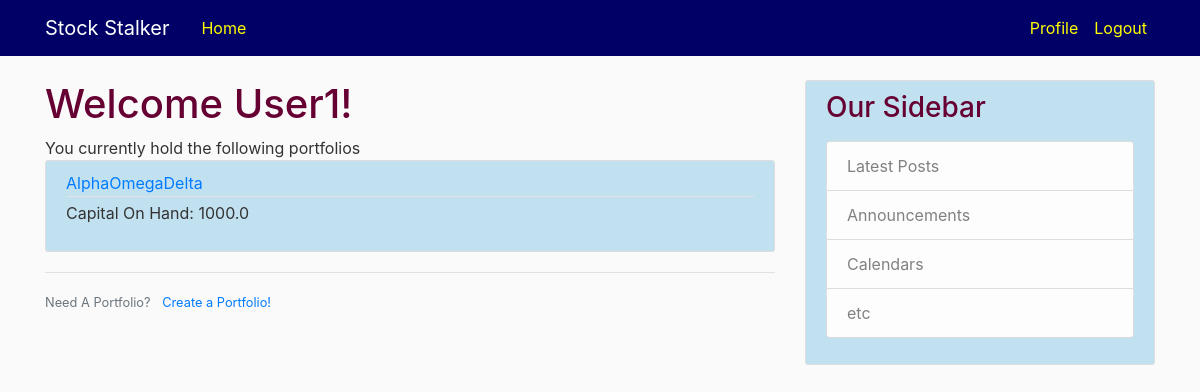
The app's page /profile (signed in), older data.
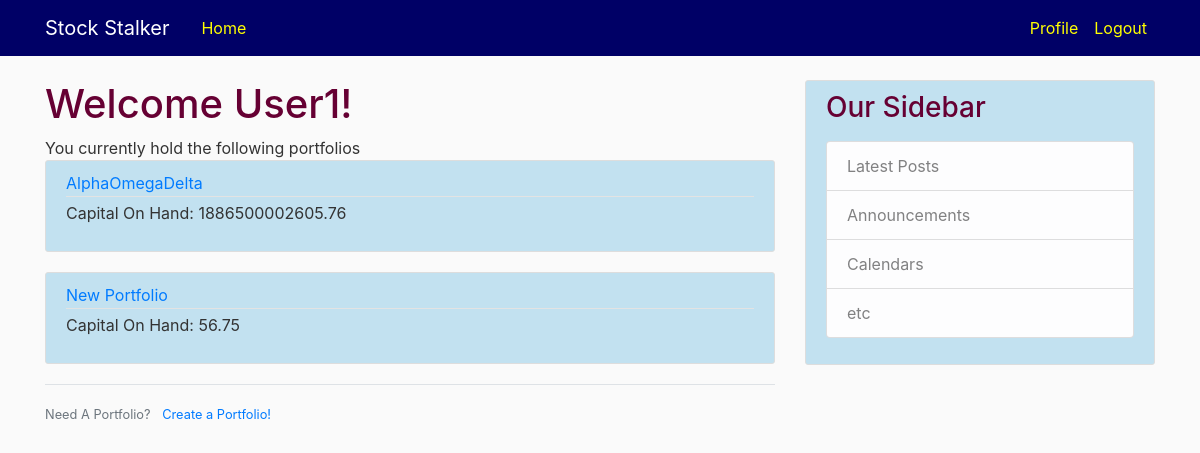
The same page, newer data.
### website/models.py (models this page shows, shortened)
class User(db.Model, UserMixin):
    id = db.Column(db.Integer, primary_key=True)
    username = db.Column(db.String, unique=True, nullable=False)
    image_file = db.Column(db.String(20), nullable=False, default='default.jpg')
    password = db.Column(db.String, nullable=False)
    security_question = db.Column(db.String, nullable = False)
    security_answer = db.Column(db.String, nullable = False)
    portfolios = db.relationship('PortfolioShell', backref='holder', lazy=True)

class PortfolioShell(db.Model):
	id = db.Column(db.Integer, primary_key=True)
	name = db.Column(db.String, unique=True, nullable = False)
	capital = db.Column(db.Float, default = 1.0)
	stocks = db.relationship('StockShell', backref='portfolio', lazy=True)
	user_id = db.Column(db.Integer, db.ForeignKey('user.id'),nullable=False)

### website/routes.py (the view)
@app.route("/profile")
@login_required
def profile():
	portfolios = PortfolioShell.query.filter_by(holder = current_user)
	return render_template('profile.html', title='Profile', portfolios = portfolios)

### website/models.py (called while the page is built)
@login_manager.user_loader
def load_user(user_id):
	return User.query.get(int(user_id))

### website/templates/profile.html
{% extends "layout.html" %}
{% block content %}
    <h1> Welcome {{ current_user.username }}!</h1>
    You currently hold the following portfolios
    {% for portfolio in portfolios %}
        <article class="media content-section">
          <div class="media-body">
            <div class="article-metadata">
              <a class="mr-2" href="{{ url_for('portfolio', portfolio_id =portfolio.id) }}">{{ portfolio.name }}</a>
            </div>
            <p class="article-content">Capital On Hand: {{ portfolio.capital }}</p>
          </div>
        </article>
    {% endfor %}
    <div class="border-top pt-3">
        <small class="text-muted">
            Need A Portfolio? <a class="ml-2" href="{{ url_for('create_portfolio') }}"> Create a Portfolio! </a>
        </small>
    </div>
{% endblock content %}

### website/templates/layout.html (shortened to what this page needs)
<!DOCTYPE html>
<html>
<head>
    <link rel="stylesheet" href="https://maxcdn.bootstrapcdn.com/bootstrap/4.0.0/css/bootstrap.min.css">
    <link rel="stylesheet" type="text/css" href="{{ url_for('static', filename='style.css') }}">
</head>
<body>
    <header class="site-header">
      <nav class="navbar navbar-expand-md navbar-dark bg-steel fixed-top">
        <div class="container">
          <a class="navbar-brand mr-4" href="/">Stock Stalker</a>
          <div class="collapse navbar-collapse" id="navbarToggle">
            <div class="navbar-nav mr-auto">
              <a class="nav-item nav-link" href="{{ url_for('home') }}">Home</a>
            </div>
            <div class="navbar-nav">
                {% if current_user.is_authenticated %}
                  <a class="nav-item nav-link" href="{{ url_for('profile') }}">Profile</a>
                  <a class="nav-item nav-link" href="{{ url_for('logout') }}">Logout</a>
                {% else %}
                  <a class="nav-item nav-link" href="{{ url_for('login') }}">Login</a>
                  <a class="nav-item nav-link" href="{{ url_for('register') }}">Register</a>
                {% endif %}
            </div>
          </div>
        </div>
      </nav>
    </header>
    <main role="main" class="container">
      <div class="row">
        <div class="col-md-8">
          {% block content %}{% endblock %}
        </div>
        <div class="col-md-4">
          <div class="content-section">
            <h3>Our Sidebar</h3>
            <p class='text-muted'>
              <ul class="list-group">
                <li class="list-group-item list-group-item-light">Latest Posts</li>
                <li class="list-group-item list-group-item-light">Announcements</li>
                <li class="list-group-item list-group-item-light">Calendars</li>
                <li class="list-group-item list-group-item-light">etc</li>
              </ul>
            </p>
          </div>
        </div>
      </div>
    </main>
</body>
</html>

### website/static/style.css (style rules this page uses)
body { background: #fafafa; color: #333333; margin-top: 5rem; }
h1, h2, h3, h4, h5, h6 { color: #660033; }
.bg-steel { background-color: #000066; }
.site-header .navbar-nav .nav-link { color: #ffff00; }
.content-section { background: #c2e1f0; padding: 10px 20px; border: 1px solid #dddddd; border-radius: 3px; margin-bottom: 20px; }
.article-content { white-space: pre-line; }
.article-metadata { padding-bottom: 1px; margin-bottom: 4px; border-bottom: 1px solid #e3e3e3 }

Row changes from the older to the newer data that the page shows:
changed PortfolioShell "AlphaOmegaDelta": capital "1000.0" → "1886500002605.76"
added PortfolioShell: name "New Portfolio", capital "56.75"
